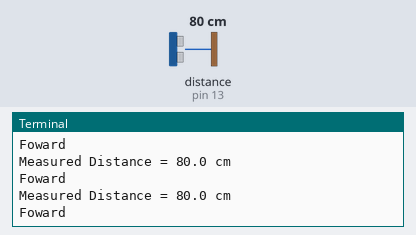
The program below on a simulated Raspberry Pi (header pin numbers). Parts: the last lines printed to the terminal. The inputs (shaded band) are chosen by the test bench; at power-on: distance to the obstacle (sensor on pin 13) 80 cm. The echo pulse lasts 58.3 µs per cm; the clock reads 2024-03-15 10:24:30 at power-on unless the program sets it.

Above: at 1.2 s.
1.3 s: distance to the obstacle (sensor on pin 13) set to 9 cm
At 1.37 s:
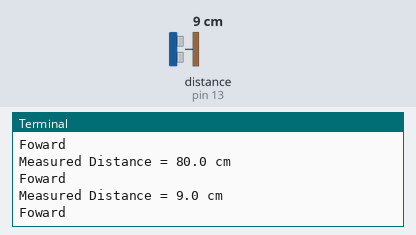
2.8 s: distance to the obstacle (sensor on pin 13) set to 6 cm
At 2.9 s:
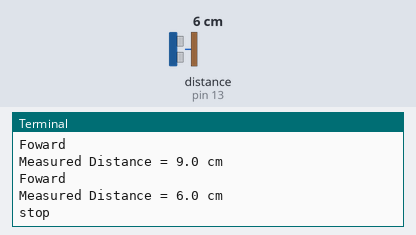
Timing chart, 0 to 5.8 s (numbered marks = the images above; inputs shaded):
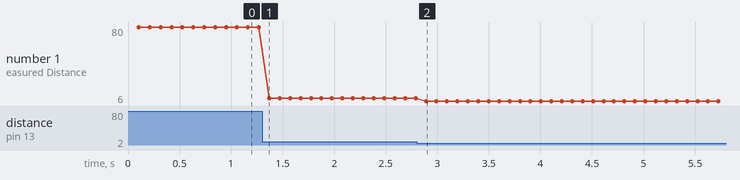

Measured:
- the behaviour switches between 8 and 7 cm on distance to the obstacle (sensor on pin 13) (found by bisection; images 1 and 2)
- after the input at 1.3 s, the terminal: prints a new line after 0.07 s (image 1)
- after the input at 2.8 s, the terminal: prints a new line after 0.09 s (image 2)
- plotted number 1: 80 → 9 after the input at 1.3 s, 9 → 6 after the input at 2.8 s

The program:

choeumpa.py
```python
import RPi.GPIO as GPIO
import time
import motor


GPIO.setwarnings(False)
GPIO.setmode(GPIO.BOARD)

GPIO_TRIGGER = 11
GPIO_ECHO = 13

GPIO.setup(GPIO_TRIGGER, GPIO.OUT)
GPIO.setup(GPIO_ECHO, GPIO.IN)

def distance():
    GPIO.output(GPIO_TRIGGER, True)

    # set Trigger after 0.01ms to LOW
    time.sleep(0.1)
    GPIO.output(GPIO_TRIGGER, False)

    StartTime = time.time()
    StopTime = time.time()

    # save StartTime
    while GPIO.input(GPIO_ECHO) == 0:
        StartTime = time.time()

    # save time of arrival
    while GPIO.input(GPIO_ECHO) == 1:
        StopTime = time.time()

    # time difference between start and arrival
    TimeElapsed = StopTime - StartTime
    # multiply with the sonic speed (34300 cm/s)
    # and divide by 2, because there and back
    distance = (TimeElapsed * 34300) / 2

    return distance

if __name__ == '__main__':
    try:
        while True:

            dist = distance()
    #
            if dist > 7:
                print ("Measured Distance = %.1f cm" % dist)
                print("Foward")
                motor.Forward(12)

            elif dist <= 7:
                print ("Measured Distance = %.1f cm" % dist)
                print("stop")
                motor.Stop()


        # Reset by pressing CTRL + C
    except KeyboardInterrupt:
        print("Measurement stopped by User")
        GPIO.cleanup()
```

motor.py
```python
import RPi.GPIO as GPIO
import time
import sys

GPIO.setwarnings(False)
GPIO.setmode(GPIO.BOARD)

DCpin1 = 32
DCpin2 = 33

GPIO.setup(DCpin1, GPIO.OUT)
GPIO.setup(DCpin2, GPIO.OUT)

pwm1 = GPIO.PWM(DCpin1, 100)
pwm2 = GPIO.PWM(DCpin2, 100)
pwm1.start(0)
pwm2.start(0)

def Forward(speed):
    pwm2.ChangeDutyCycle(speed)

def Backward(speed):
    pwm1.ChangeDutyCycle(speed)

def Stop():
    pwm2.ChangeDutyCycle(0)
    pwm1.ChangeDutyCycle(0)

if __name__ == '__main__':
    try:
        while True:
            Backward(12)


    except KeyboardInterrupt:
        print("Measurement stopped by User")
        pwm1.stop()
        pwm2.stop()
        GPIO.cleanup()
        sys.exit()
```
